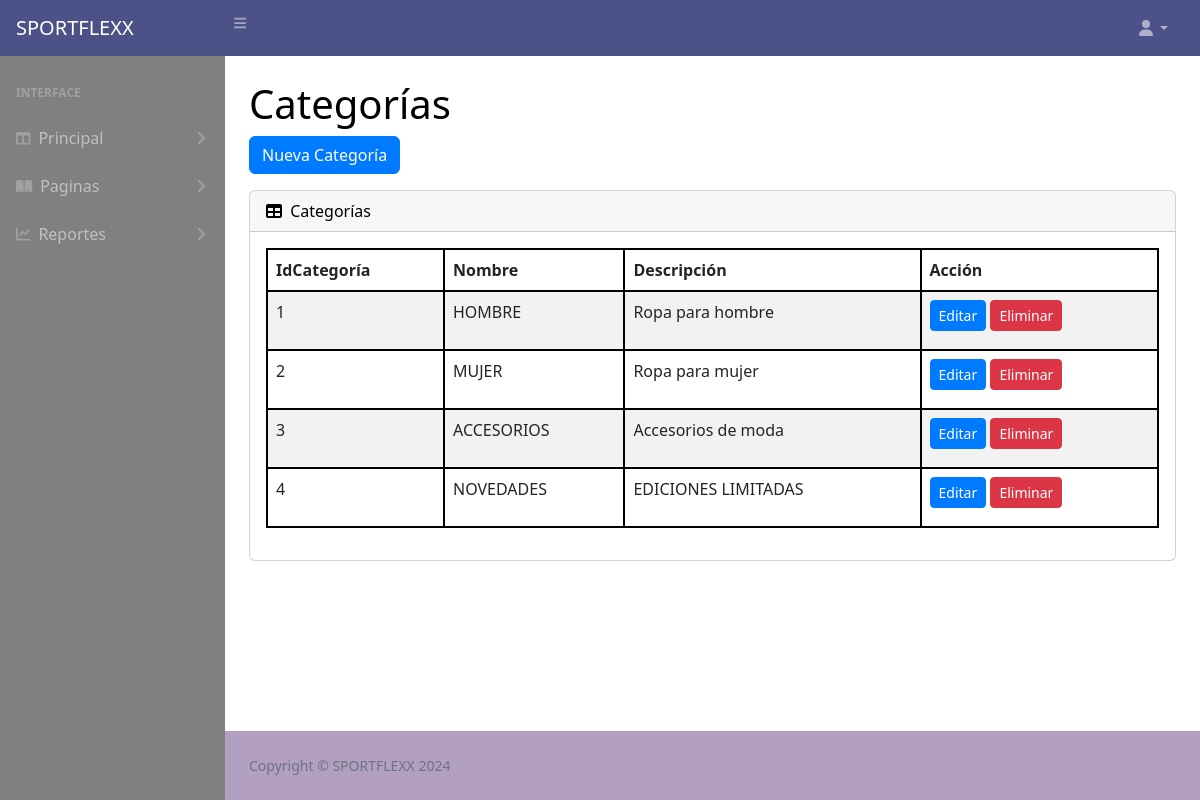
The app's page /Admin/PHP/Menus/Categoria.php with its own data.
### tables this page shows
CREATE TABLE `categoria` (
  `IdCategoria` int(11) NOT NULL,
  `Nombre` varchar(50) NOT NULL,
  `Descripcion` varchar(250) DEFAULT NULL
);

### Admin/PHP/coneccion/conector.php (called while the page is built, shortened)
<?php
class Conectar {
    private $server = "localhost";
    private $login = "root";
    private $pass = "";
    private $bdatos = "sportflexx";
    private $conexion;
    function __construct() {
        $this->conexion = new mysqli($this->server, $this->login, $this->pass, $this->bdatos);
        $this->conexion->set_charset("utf8mb4");
    }
    function getConexion() {
        return $this->conexion;
    }
}
?>

### Admin/PHP/Menus/Categoria.php (the view, shortened to what this page needs)
<?php
require_once(__DIR__ . "/../coneccion/conector.php");
$obj = new Conectar();
$sql = "SELECT * FROM categoria";
$rsMed = mysqli_query($obj->getConexion(), $sql);
?>
<!DOCTYPE html>
<html lang="en">
<head>
    <link href="https://cdn.jsdelivr.net/npm/simple-datatables@7.1.2/dist/style.min.css" rel="stylesheet" />
    <link href="../estilos/stylesAdmin.css" rel="stylesheet" />
    <link href="https://cdn.jsdelivr.net/npm/bootstrap@5.2.3/dist/css/bootstrap.min.css" rel="stylesheet" />
</head>
<?php
include_once "navbar_admin.php";
?>
        <div id="layoutSidenav_content">
            <main>
                <div class="container-fluid px-4">
                    <h1 class="mt-4">Categorías</h1>
                    <button class="btn btn-primary mb-3" data-bs-toggle="modal" data-bs-target="#modalCategoria" onclick="clearForm()">Nueva Categoría</button>
                    <div class="card mb-4">
                        <div class="card-header">
                            <i class="fas fa-table me-1"></i>
                            Categorías
                        </div>
                        <div class="card-body">
                            <table id="datatablesSimple" class="table table-striped table-bordered">
                                <thead>
                                    <tr>
                                        <th>IdCategoría</th>
                                        <th>Nombre</th>
                                        <th>Descripción</th>
                                        <th>Acción</th>
                                    </tr>
                                </thead>
                                <tbody>
                                    <?php while ($registro = mysqli_fetch_array($rsMed)) { ?>
                                        <tr>
                                            <td><?php echo $registro["IdCategoria"]; ?></td>
                                            <td><?php echo $registro["Nombre"]; ?></td>
                                            <td><?php echo $registro["Descripcion"]; ?></td>
                                            <td>
                                                <button class="btn btn-primary btn-sm edit-btn" data-id="<?php echo $registro['IdCategoria']; ?>" data-bs-toggle="modal" data-bs-target="#modalCategoria">Editar</button>
                                                <form method="POST" action="EliminarCategoria.php" style="display:inline;" class="delete-form">
                                                    <button type="submit" class="btn btn-danger btn-sm delete-btn">Eliminar</button>
                                                </form>
                                            </td>
                                        </tr>
                                    <?php } ?>
                                </tbody>
                            </table>
                        </div>
                    </div>
                </div>
            </main>
<?php
include_once "footer_Admin.php";
?>
        </div>
    </div>
</body>
</html>

### Admin/PHP/Menus/navbar_admin.php (style rules this page uses)
body { background-color: white; color: black; }
.card { width: 100%; background-color: white; }
.btn { margin-bottom: 10px; }
.table-bordered th, .table-bordered td { border: 2px solid black; }
.table-bordered { border-collapse: collapse; }
.btn-primary { background-color: #007bff; border-color: #007bff; }
.btn-danger { background-color: #dc3545; border-color: #dc3545; }

### records on screen
categoria: IdCategoria "1", Nombre "HOMBRE", Descripcion "Ropa para hombre"
categoria: IdCategoria "2", Nombre "MUJER", Descripcion "Ropa para mujer"
categoria: IdCategoria "3", Nombre "ACCESORIOS", Descripcion "Accesorios de moda"
categoria: IdCategoria "4", Nombre "NOVEDADES", Descripcion "EDICIONES LIMITADAS"
